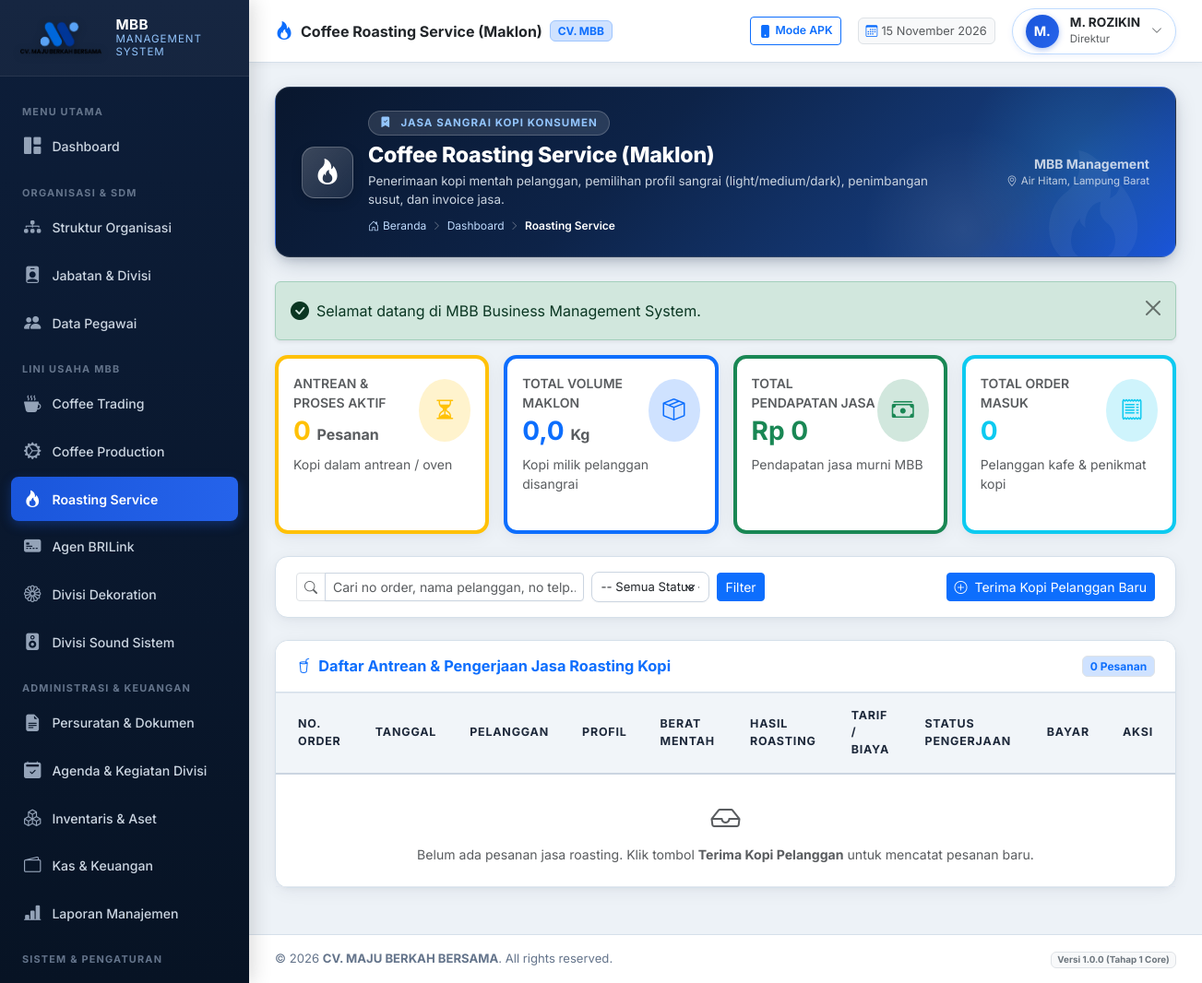
The app's page /modules/roasting-service/index.php (signed in) with its own data.
### tables this page shows
CREATE TABLE `users` (
  `id` int(11) NOT NULL AUTO_INCREMENT,
  `username` varchar(50) NOT NULL,
  `email` varchar(100) NOT NULL,
  `password_hash` varchar(255) NOT NULL,
  `role_id` int(11) NOT NULL,
  `employee_id` int(11) DEFAULT NULL,
  `is_active` tinyint(1) DEFAULT 1,
  `must_change_password` tinyint(1) DEFAULT 0,
  `last_login_at` datetime DEFAULT NULL,
  `last_login_ip` varchar(45) DEFAULT NULL,
  `created_at` datetime DEFAULT current_timestamp(),
  `updated_at` datetime DEFAULT current_timestamp() ON UPDATE current_timestamp(),
  PRIMARY KEY (`id`),
  UNIQUE KEY `username` (`username`),
  UNIQUE KEY `email` (`email`),
  UNIQUE KEY `employee_id` (`employee_id`),
  KEY `fk_user_role` (`role_id`),
  CONSTRAINT `fk_user_emp` FOREIGN KEY (`employee_id`) REFERENCES `employees` (`id`) ON DELETE SET NULL,
  CONSTRAINT `fk_user_role` FOREIGN KEY (`role_id`) REFERENCES `roles` (`id`)
);

CREATE TABLE `employees` (
  `id` int(11) NOT NULL AUTO_INCREMENT,
  `employee_code` varchar(30) NOT NULL,
  `full_name` varchar(150) NOT NULL,
  `gender` enum('L','P') DEFAULT 'L',
  `phone_number` varchar(30) DEFAULT NULL,
  `email` varchar(100) DEFAULT NULL,
  `address` text DEFAULT NULL,
  `division_id` int(11) DEFAULT NULL,
  `position_id` int(11) DEFAULT NULL,
  `join_date` date DEFAULT NULL,
  `employment_status` enum('TETAP','KONTRAK','MAGANG','HONORER') DEFAULT 'TETAP',
  `is_active` tinyint(1) DEFAULT 1,
  `avatar` varchar(255) DEFAULT NULL,
  `notes` text DEFAULT NULL,
  `created_at` datetime DEFAULT current_timestamp(),
  `updated_at` datetime DEFAULT current_timestamp() ON UPDATE current_timestamp(),
  PRIMARY KEY (`id`),
  UNIQUE KEY `employee_code` (`employee_code`),
  KEY `fk_emp_div` (`division_id`),
  KEY `fk_emp_pos` (`position_id`),
  CONSTRAINT `fk_emp_div` FOREIGN KEY (`division_id`) REFERENCES `divisions` (`id`) ON DELETE SET NULL,
  CONSTRAINT `fk_emp_pos` FOREIGN KEY (`position_id`) REFERENCES `positions` (`id`) ON DELETE SET NULL
);

CREATE TABLE `positions` (
  `id` int(11) NOT NULL AUTO_INCREMENT,
  `position_code` varchar(20) NOT NULL,
  `position_name` varchar(100) NOT NULL,
  `division_id` int(11) DEFAULT NULL,
  `parent_position_id` int(11) DEFAULT NULL,
  `level_rank` int(11) DEFAULT 1,
  `job_description` text DEFAULT NULL,
  `is_active` tinyint(1) DEFAULT 1,
  `created_at` datetime DEFAULT current_timestamp(),
  `updated_at` datetime DEFAULT current_timestamp() ON UPDATE current_timestamp(),
  PRIMARY KEY (`id`),
  UNIQUE KEY `position_code` (`position_code`),
  KEY `fk_pos_div` (`division_id`),
  KEY `fk_pos_parent` (`parent_position_id`),
  CONSTRAINT `fk_pos_div` FOREIGN KEY (`division_id`) REFERENCES `divisions` (`id`) ON DELETE SET NULL,
  CONSTRAINT `fk_pos_parent` FOREIGN KEY (`parent_position_id`) REFERENCES `positions` (`id`) ON DELETE SET NULL
);

### modules/roasting-service/index.php (the view, shortened to what the rows shown need)
<?php
require_once __DIR__ . '/../../core/Auth.php';
require_once __DIR__ . '/../../helpers/utils.php';
$pageTitle = 'Coffee Roasting Service (Maklon)';
require_once __DIR__ . '/../../components/header.php';
require_once __DIR__ . '/../../components/topbar.php';
?>
<div class="card-mbb">
    <div class="card-mbb-body p-0">
        <div class="table-responsive">
            <table class="table-mbb align-middle">
                <thead>
                    <tr>
                        <th class="ps-4">No. Order</th>
                        <th>Tanggal</th>
                        <th>Pelanggan</th>
                        <th>Profil</th>
                        <th>Berat Mentah</th>
                        <th>Hasil Roasting</th>
                        <th>Tarif / Biaya</th>
                        <th>Status Pengerjaan</th>
                        <th>Bayar</th>
                        <th class="text-end pe-4">Aksi</th>
                    </tr>
                </thead>
            </table>
        </div>
    </div>
</div>
<?php require_once __DIR__ . '/../../components/footer.php'; ?>

### components/topbar.php (shortened to what the rows shown need)
<?php
$user = Auth::user();
$displayName = $user['full_name'] ?? ($user['username'] ?? 'User');
$displayRole = $user['role_title'] ?? ($user['role_name'] ?? 'User');
$displayPos  = $user['position_name'] ?? $displayRole;
$initials    = strtoupper(substr($displayName, 0, 2));
$activeMeta = $moduleMetadata[$currentModule ?? 'dashboard'] ?? [
    'title'    => $pageTitle ?? 'MBB Management System',
    'category' => 'SISTEM INFORMASI TERPADU',
    'icon'     => 'bi-grid-fill',
    'desc'     => 'Sistem manajemen operasional terpadu CV. MAJU BERKAH BERSAMA'
];
$bannerTitle    = $pageTitle ?? $activeMeta['title'];
?>
<div class="main-content">
    <header class="topbar">
        <div class="topbar-right">
            <div class="dropdown">
                <div class="user-profile-badge" data-bs-toggle="dropdown" aria-expanded="false">
                    <div class="user-avatar"><?= e($initials) ?></div>
                    <div class="d-none d-sm-block text-start lh-1">
                        <div class="fw-bold text-dark" style="font-size: 0.85rem;"><?= e($displayName) ?></div>
                        <small class="text-muted" style="font-size: 0.72rem;"><?= e($displayPos) ?></small>
                    </div>
                    <i class="bi bi-chevron-down text-muted" style="font-size: 0.75rem;"></i>
                </div>
            </div>
        </div>
    </header>
    <div class="content-body">
        <div class="page-hero-banner">
            <div class="page-hero-content">
                <div class="banner-title-group">
                    <div>
                        <h2 class="banner-page-title"><?= e($bannerTitle) ?></h2>
                    </div>
                </div>
            </div>
        </div>

### records on screen
users: employee.full_name "M.", employee.full_name "M. ROZIKIN", positions.position_name "Direktur"

### other values on screen
get_company_setting('company_short_name', 'MBB') "MBB"
$bannerTitle "Coffee Roasting Service (Maklon)"
$bannerCategory "JASA SANGRAI KOPI KONSUMEN"
$bannerDesc "Penerimaan kopi mentah pelanggan, pemilihan profil sangrai (light/medium/dark), penimbangan susut, dan invoice jasa."
$label "Dashboard"
$label "Roasting Service"
$msg "Selamat datang di MBB Business Management System."
$kpi['active_queue'] "0"
$kpi['total_raw'] "0,0"
format_rupiah($kpi['total_revenue']) "Rp 0"
$kpi['total_orders'] "0"
count($orders) "0"
get_company_setting('company_name', 'CV. MAJU BERKAH BERSAMA') "CV. MAJU BERKAH BERSAMA"
